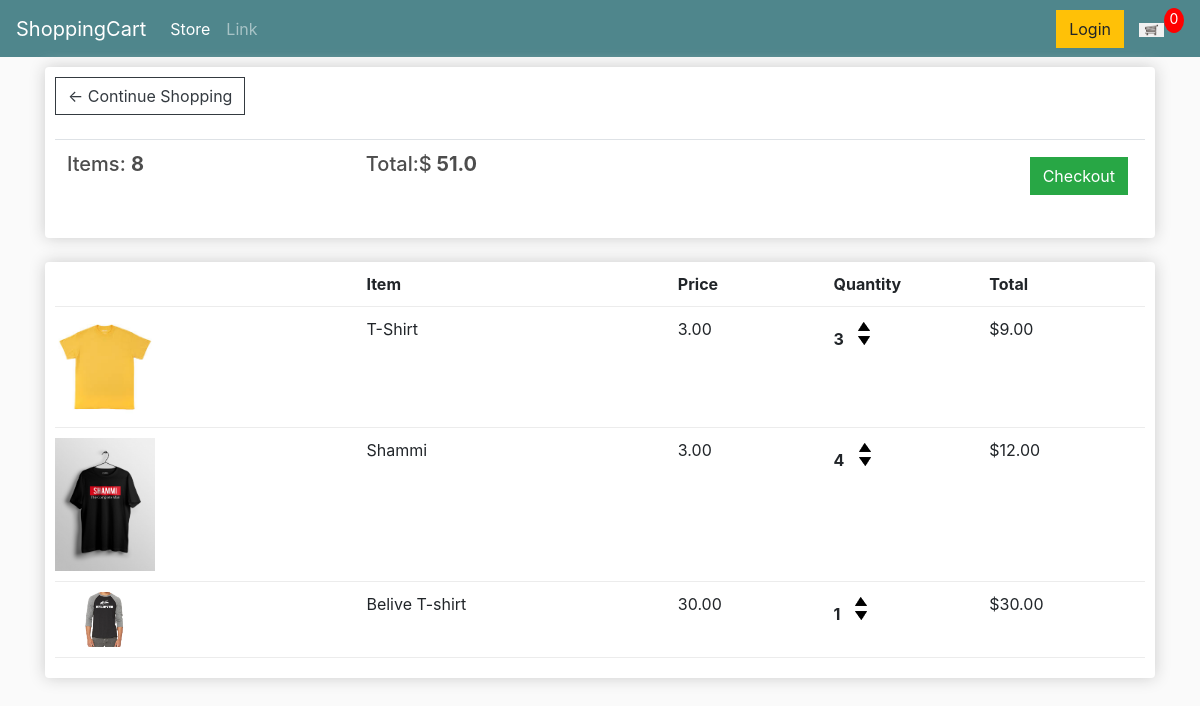
/cart/ (signed in), run on an earlier commit of the app's database.
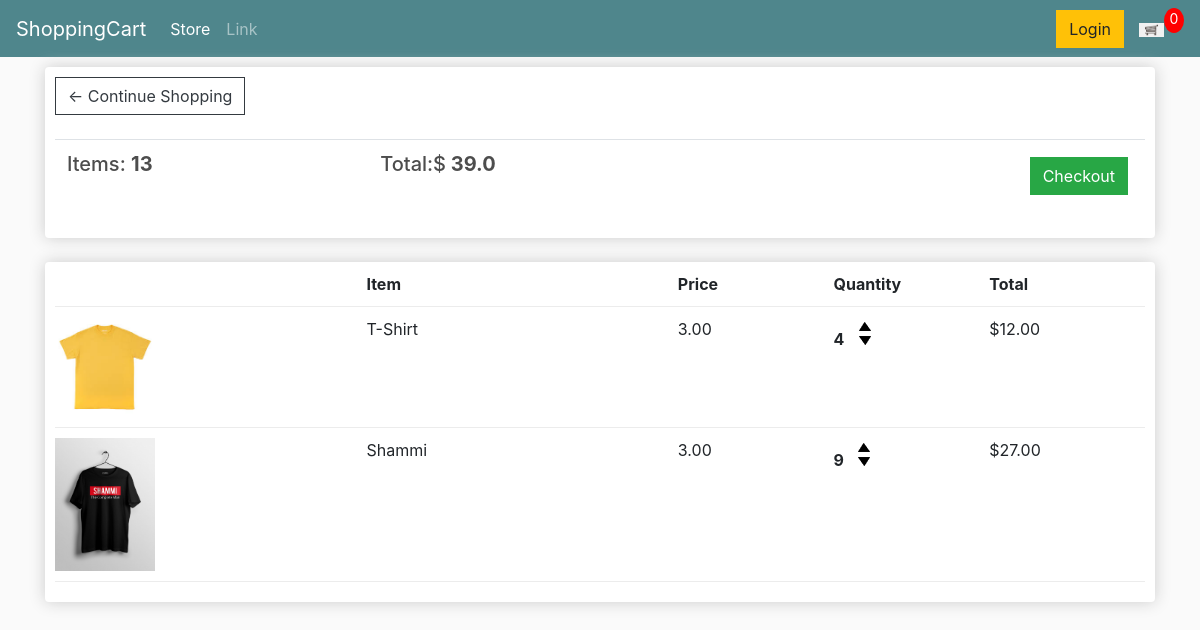
And on a later commit of the database.
### store/models.py (models this page shows, shortened)
class Order(models.Model):
	customer = models.ForeignKey(Customer, on_delete=models.SET_NULL, null=True, blank=True)
	date_ordered = models.DateTimeField(auto_now_add=True)
	complete = models.BooleanField(default=False)
	transaction_id = models.CharField(max_length=100, null=True)
	@property
	def get_cart_total(self):
		orderitems = self.orderitem_set.all()
		total = sum([item.get_total for item in orderitems])
		if total:
			return total
		return 0
	@property
	def get_cart_items(self):
		orderitems = self.orderitem_set.all()
		total = sum([item.quantity for item in orderitems])
		if total:
			return total
		return 0

class OrderItem(models.Model):
	product = models.ForeignKey(Product, on_delete=models.SET_NULL, null=True)
	order = models.ForeignKey(Order, on_delete=models.SET_NULL, null=True)
	quantity = models.IntegerField(default=0, null=True, blank=True)
	date_added = models.DateTimeField(auto_now_add=True)
	@property
	def get_total(self):
		total = self.product.price * self.quantity
		return total

class Product(models.Model):
	name = models.CharField(max_length=200)
	price = models.FloatField()
	digital = models.BooleanField(default=False,null=True, blank=True)
	image = models.ImageField(null=True, blank=True)
	@property
	def imageURL(self):
		try:
			url = self.image.url
		except:
			url = ''
		return url

### store/views.py (the view)
# urls.py: path('cart/', views.cart, name="cart"),
def cart(request):
    if request.user.is_authenticated:
        customer = request.user.customer
        order, created = Order.objects.get_or_create(customer=customer, complete=False)
        items = order.orderitem_set.all()
    else:
        items = []
    context = {'items': items, 'order':order}
    return render(request, 'store/cart.html', context)

### store/templates/store/cart.html
{% extends 'base/main.html' %}
{% load static %}
{% block content %}
	<div class="row">
		<div class="col-lg-12">
			<div class="box-element">
				<a  class="btn btn-outline-dark" href="{% url 'store' %}">&#x2190; Continue Shopping</a>
				<br>
				<br>
				<table class="table">
					<tr>
						<th><h5>Items: <strong id="totalCartItems">{{ order.get_cart_items }}</strong></h5></th>
						<th><h5>Total:$<strong id="totalCart"> {{ order.get_cart_total }}</strong></h5></th>
						<th>
							{% if order.get_cart_items %}
							<a  style="float:right; margin:5px;" class="btn btn-success" href="{% url 'checkout' %}">Checkout</a>
							{% endif %}
						</th>
					</tr>
				</table>
			</div>
			<br>
			<div class="box-element">
				<div class="cart-row">
					<div style="flex:2"></div>
					<div style="flex:2"><strong>Item</strong></div>
					<div style="flex:1"><strong>Price</strong></div>
					<div style="flex:1"><strong>Quantity</strong></div>
					<div style="flex:1"><strong>Total</strong></div>
				</div>
                {% for item in items %}
				<div class="cart-row">
					<div style="flex:2"><img class="row-image" src="{{item.product.imageURL}}"></div>
					<div style="flex:2"><p>{{ item.product.name }}</p></div>
					<div style="flex:1"><p>{{ item.product.price|floatformat:2 }}</p></div>
					<div style="flex:1">
						<p class="quantity" data-id="{{ item.product.id }}">{{ item.quantity }}</p>
						<div class="quantity">
							<img data-action = "add" data-product="{{item.product.id}}" class="chg-quantity btn-addToCart" src="{% static  'images/arrow-up.png' %}">
							<img data-action = "remove" data-product="{{item.product.id}}" class="chg-quantity btn-addToCart" src="{% static  'images/arrow-down.png' %}">
						</div>
					</div>
					<div style="flex:1"><p>${{item.get_total|floatformat:2}}</p></div>
                </div>
                {% endfor %}
			</div>
		</div>
	</div>
{% endblock content %}

What changed in the data, as far as the page shows it:
removed OrderItem: product.imageURL (picture), product.name "Belive T-shirt", product.price "30.00", quantity "1", get_total "30.00"
changed through a linked row, Order: get_cart_items "8" → "13"; get_cart_total "51.0" → "39.0"
changed OrderItem "T-Shirt": quantity "3" → "4"; get_total "9.00" → "12.00"
changed OrderItem "Shammi": quantity "4" → "9"; get_total "12.00" → "27.00"
